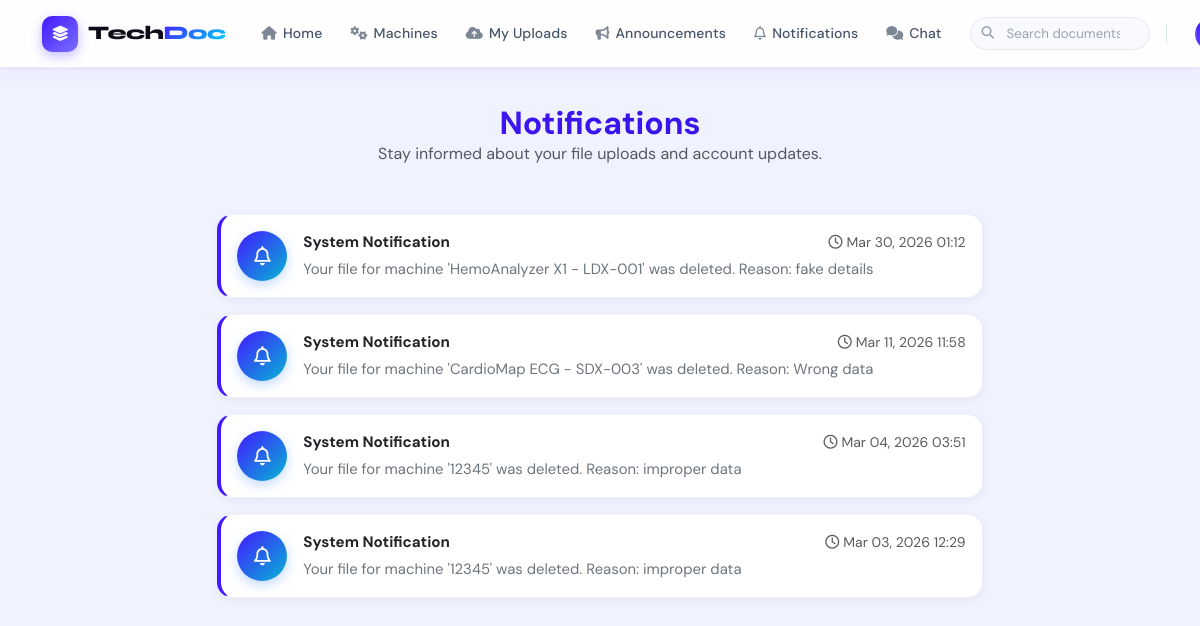
The app's page /user/notifications/ (signed in) with its own data.
### user/models.py (models this page shows, shortened)
class Notification(models.Model):
    user = models.ForeignKey(User, on_delete=models.CASCADE)
    message = models.TextField()
    created_at = models.DateTimeField(auto_now_add=True)

### user/views.py (the view)
# urls.py: path("notifications/", views.my_notifications, name="notifications"),
def my_notifications(request):
    uid = request.session.get("uid")
    notes = Notification.objects.filter(user_id=uid).order_by("-created_at")
    return render(request,"user/Notifications.html",{"notes":notes})

### user/Templates/user/Notifications.html (shortened to what this page needs)
{% include 'user/Header.html' %}
<div class="row justify-content-center mb-4">
    <div class="col-12 text-center">
        <h2 class="fw-bold mb-0"
            style="background: linear-gradient(135deg, var(--primary), var(--primary-dark)); -webkit-background-clip: text; background-clip: text; -webkit-text-fill-color: transparent;">
            Notifications</h2>
        <p class="text-muted">Stay informed about your file uploads and account updates.</p>
    </div>
</div>
<div class="row justify-content-center">
    <div class="col-lg-8">
        {% if notes %}
        <div class="mt-2">
            {% for n in notes %}
            <div class="card notif-card mb-3 shadow-sm p-3" style="animation-delay: {{ forloop.counter0 }}00ms;">
                <div class="d-flex align-items-start">
                    <div class="notif-icon me-3">
                        <i class="fa-regular fa-bell"></i>
                    </div>
                    <div class="flex-grow-1">
                        <div class="d-flex justify-content-between align-items-center mb-1">
                            <strong class="text-dark" style="font-size: 0.95rem;">System Notification</strong>
                            <small class="text-muted"><i class="fa-regular fa-clock me-1"></i>{{ n.created_at|date:"M d, Y H:i" }}</small>
                        </div>
                        <p class="mb-0 text-secondary" style="font-size: 0.93rem;">{{ n.message }}</p>
                    </div>
                </div>
            </div>
            {% endfor %}
        </div>
        {% endif %}
    </div>
</div>
</div>
</body>
</html>

### user/Templates/user/Header.html (style rules this page uses)
:root { --primary: #4318FF; --primary-dark: #3311DB; --cyan: #00D4FF; --danger: #ef4444; --success: #10b981; --info: #06b6d4; --bg-page: #F0F2FF; --card-bg: #ffffff; --text-main: #0D0D1A; --text-muted: #64748b; --border-light: #e2e8f0; --shadow-sm: 0 2px 8px rgba(0,0,0,0.06); --shadow-md: 0 8px 24px rgba(67,24,255,0.10); --radius: 12px; --radius-lg: 20px; --nav-h: 68px; }
*, *::before, *::after { box-sizing: border-box; }
body { font-family: 'DM Sans', sans-serif; background: var(--bg-page); min-height: 100vh; color: var(--text-main); overflow-x: hidden; padding-top: var(--nav-h); }
.card { border-radius: var(--radius-lg) !important; border: 1px solid rgba(67,24,255,0.06) !important; box-shadow: var(--shadow-sm) !important; }

### user/Templates/user/Notifications.html (style rules this page uses)
.notif-card { border-radius: 16px !important; border-left: 4px solid var(--primary) !important; transition: all 0.3s ease; animation: rowSlide 0.4s ease both; }
.notif-icon { width: 50px; height: 50px; border-radius: 50%; background: linear-gradient(135deg, var(--primary), var(--info)); display: flex; align-items: center; justify-content: center; font-size: 1.2rem; color: white; flex-shrink: 0; box-shadow: 0 4px 12px rgba(59, 130, 246, 0.3); }

### records on screen
Notification: created_at "Mar 30, 2026 01:12", message "Your file for machine 'HemoAnalyzer X1 - LDX-001' was deleted. Reason: fake details"
Notification: created_at "Mar 11, 2026 11:58", message "Your file for machine 'CardioMap ECG - SDX-003' was deleted. Reason: Wrong data"
Notification: created_at "Mar 04, 2026 03:51", message "Your file for machine '12345' was deleted. Reason: improper data"
Notification: created_at "Mar 03, 2026 12:29", message "Your file for machine '12345' was deleted. Reason: improper data"
